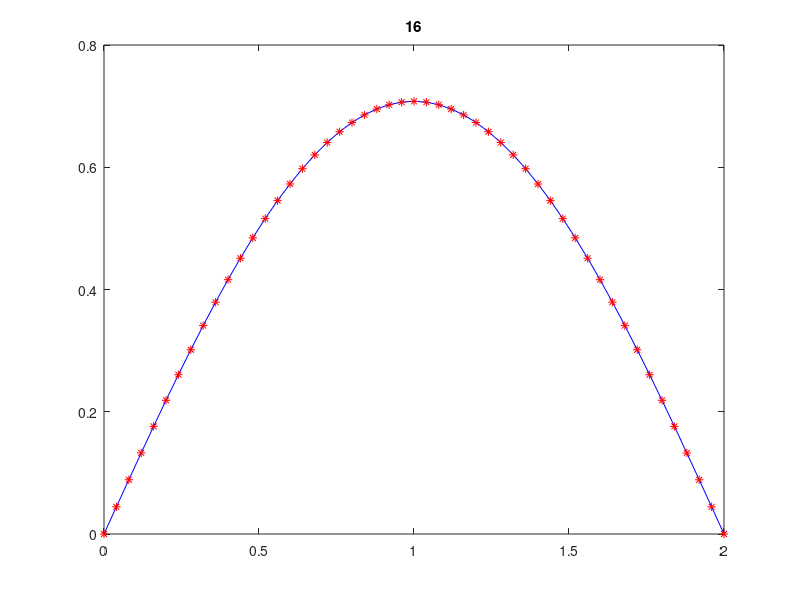

The MATLAB source for this figure:
%Program:       Lab Sheet 1, Problem 1, Parabolic PDE using FTCS
%Programmer:    Sammit Jain | 2014B4A30909G

clear all;
close all;

format long;

x0 = 0;
xf = 2;

t = 0;

N = 50;
M = 250;

h = (xf-x0)/N;

mu = 0.35;

delt = (h^2)*mu;

for j = 1:N+1
    x(j) = (j-1)*h;
    U0(j) = sin(pi*x(j)/2);
end

U0(1) = 0;
U0(N+1) = 0;
for j = 1:M
    %Uf(1) = (1-2*mu)*U0(1) + mu*U0(2);
    %Don't use expressions like the one above when doing zero
    %boundary conditions. Directly put 0.
    Uf(1) = 0;
    for i = 2:N
        Uf(i) = (1-2*mu)*U0(i) + mu*U0(i+1) + mu*U0(i-1);
    end
    
    %Uf(N+1) = (1-2*mu)*U0(N+1) + mu*U0(N);
    Uf(N+1) = 0;
    t = t+delt;
    U0 = Uf;
end

for j = 1:N+1
    exact(j) = exp((-pi*pi/4)*t)*sin(pi*x(j)/2);
end

error = max(abs(exact-Uf));

plot(x,exact,'b');
hold on;
plot(x,Uf,'r*');
str_title = fprintf('Error = %f',error);
title(str_title);